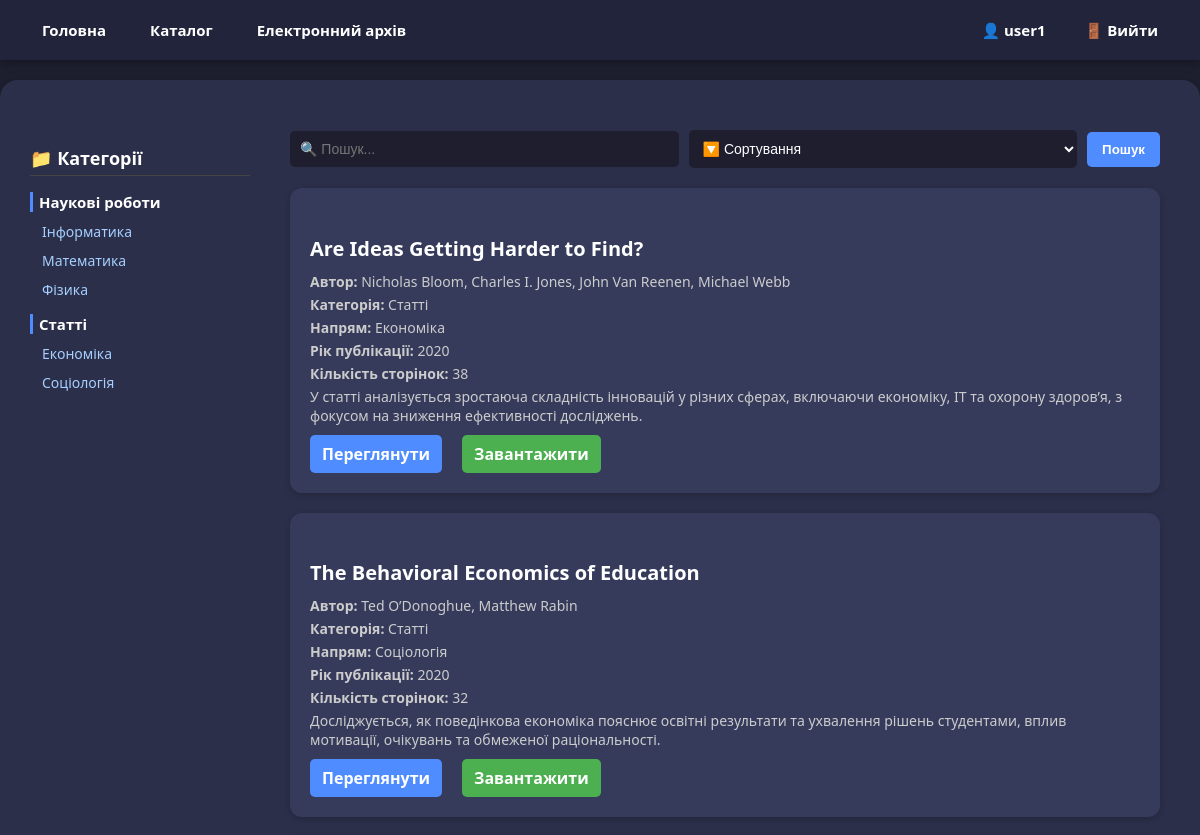
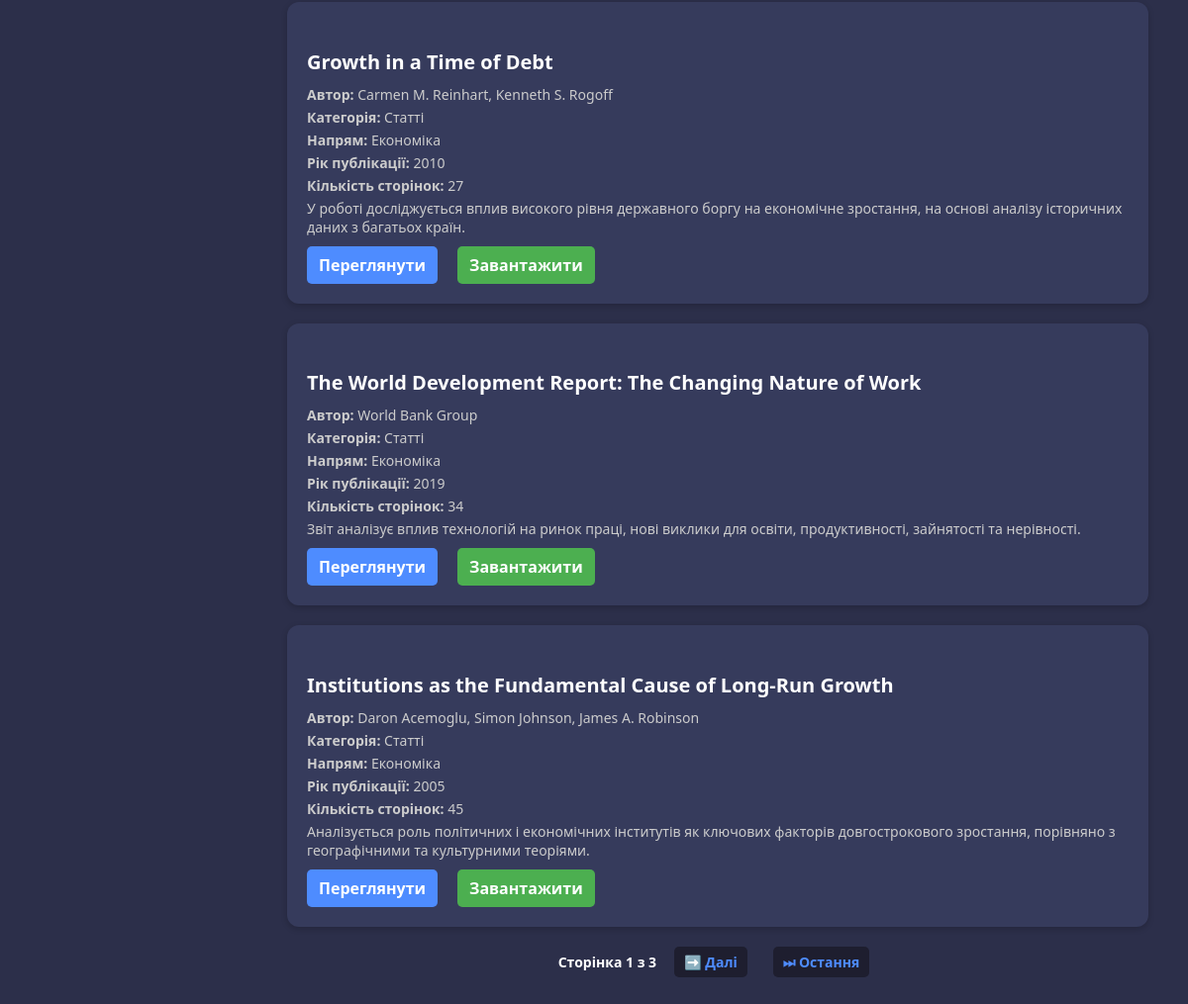
Page /archive/ (signed in) on the committed database (2 pictures, top to bottom).
### catalog/models.py (models this page shows, shortened)
class Document(models.Model):
    CATEGORY_CHOICES = [
        ('Статті', 'Статті'),
        ('Наукові роботи', 'Наукові роботи'),
    ]
    FIELD_CHOICES = [
        ('Економіка', 'Економіка'),
        ('Соціологія', 'Соціологія'),
        ('Інформатика', 'Інформатика'),
        ('Математика', 'Математика'),
        ('Фізика', 'Фізика'),
    ]
    title = models.CharField(max_length=255)
    author = models.CharField(max_length=255, blank=True)
    description = models.TextField(blank=True)
    category = models.CharField(max_length=50, choices=CATEGORY_CHOICES)
    field = models.CharField(max_length=50, choices=FIELD_CHOICES)
    file = models.FileField(upload_to='documents/')
    uploaded_at = models.DateTimeField(auto_now_add=True)
    year = models.PositiveIntegerField(null=True, blank=True, verbose_name='Рік публікації')
    pages = models.PositiveIntegerField(null=True, blank=True, verbose_name='Кількість сторінок')
    is_recommended = models.BooleanField(default=False)

### catalog/views.py (the view)
# urls.py: path('archive/', views.archive, name='archive'),
def archive(request):
    category = request.GET.get('category')
    field = request.GET.get('field')
    query = request.GET.get('q')
    sort = request.GET.get('sort')
    documents = Document.objects.all()
    if query:
        documents = documents.filter(Q(title__icontains=query) | Q(author__icontains=query))
    if category:
        documents = documents.filter(category__iexact=category)
    if field:
        documents = documents.filter(field__iexact=field)
    if sort == 'year_asc':
        documents = documents.order_by('year')
    elif sort == 'year_desc':
        documents = documents.order_by('-year')
    elif sort == 'pages_asc':
        documents = documents.order_by('pages')
    elif sort == 'pages_desc':
        documents = documents.order_by('-pages')
    paginator = Paginator(documents, 5)
    page = request.GET.get('page')
    documents = paginator.get_page(page)
    return render(request, 'archive.html', {
        'documents': documents,
    })

### catalog/templates/archive.html (shortened to what this page needs)
{% load static %}
<!DOCTYPE html>
<html lang="uk">
<head>
    <link rel="stylesheet" href="{% static 'css/style.css' %}">
</head>
<body class="page-archive">
<header class="main-header">
    <nav class="navbar">
        <div class="navbar-left">
            <a href="/" class="nav-link">Головна</a>
            <a href="/books/" class="nav-link">Каталог</a>
            <a href="/archive/" class="nav-link">Електронний архів</a>
        </div>
        <div class="navbar-right">
            {% if user.is_authenticated %}
            <a href="{% url 'profile' %}" class="nav-link nav-user">👤 {{ user.username }}</a>
            <a href="{% url 'logout' %}" class="nav-link">🚪 Вийти</a>
            {% else %}
            <a href="{% url 'login' %}" class="nav-link">🔑 Вхід</a>
            <a href="{% url 'register' %}" class="nav-link">📝 Реєстрація</a>
            {% endif %}
        </div>
    </nav>
</header>
<div class="archive-wrapper">
    <aside class="archive-sidebar">
        <h3>📁 Категорії</h3>
        <ul>
            <li><strong>Наукові роботи</strong>
                <ul>
                    <li><a href="?category=Наукові роботи&field=Інформатика">Інформатика</a></li>
                    <li><a href="?category=Наукові роботи&field=Математика">Математика</a></li>
                    <li><a href="?category=Наукові роботи&field=Фізика">Фізика</a></li>
                </ul>
            </li>
            <li><strong>Статті</strong>
                <ul>
                    <li><a href="?category=Статті&field=Економіка">Економіка</a></li>
                    <li><a href="?category=Статті&field=Соціологія">Соціологія</a></li>
                </ul>
            </li>
        </ul>
    </aside>
    <main class="archive-content">
        <form method="get" class="archive-filter-form">
            <input type="text" name="q" placeholder="🔍 Пошук..." value="{{ request.GET.q }}">
            <select name="sort">
                <option value="">🔽 Сортування</option>
            </select>
            <button type="submit">Пошук</button>
        </form>
        {% if documents %}
        <ul class="document-list">
            {% for doc in documents %}
            <li class="document-item">
                <h4>{{ doc.title }}</h4>
                <p><strong>Автор:</strong> {{ doc.author }}</p>
                <p><strong>Категорія:</strong> {{ doc.category }}</p>
                <p><strong>Напрям:</strong> {{ doc.field }}</p>
                <p><strong>Рік публікації:</strong> {{ doc.year }}</p>
                <p><strong>Кількість сторінок:</strong> {{ doc.pages }}</p>
                <p>{{ doc.description }}</p>
                <div class="button-group">
                    <a href="{{ doc.file.url }}" target="_blank" class="button view-btn">Переглянути</a>
                    <a href="{{ doc.file.url }}" class="button download-btn" download>Завантажити</a>
                </div>
            </li>
            {% endfor %}
        </ul>
        <div class="pagination">
            <span>Сторінка {{ documents.number }} з {{ documents.paginator.num_pages }}</span>
            {% if documents.has_next %}
            <a href="?page={{ documents.next_page_number }}">➡️ Далі</a>
            <a href="?page={{ documents.paginator.num_pages }}">⏭ Остання</a>
            {% endif %}
        </div>
        {% else %}
        <p>📍 Документів не знайдено.</p>
        {% endif %}
    </main>
</div>
</body>
</html>

### catalog/templates/archive.html (style rules this page uses)
.pagination { display: flex; justify-content: center; align-items: center; margin-top: 20px; gap: 10px; flex-wrap: wrap; }

### rows in the picture
Document: title "Are Ideas Getting Harder to Find?", author "Nicholas Bloom, Charles I. Jones, John Van Reenen, Michael Webb", category "Статті", field "Економіка", year "2020", pages "38", description "У статті аналізується зростаюча складність інновацій у різних сферах, включаючи економіку, ІТ та охорону здоров’я, з фокусом на зниження ефективності досліджень."
Document: title "The Behavioral Economics of Education", author "Ted O’Donoghue, Matthew Rabin", category "Статті", field "Соціологія", year "2020", pages "32", description "Досліджується, як поведінкова економіка пояснює освітні результати та ухвалення рішень студентами, вплив мотивації, очікувань та обмеженої раціональності."
Document: title "Growth in a Time of Debt", author "Carmen M. Reinhart, Kenneth S. Rogoff", category "Статті", field "Економіка", year "2010", pages "27", description "У роботі досліджується вплив високого рівня державного боргу на економічне зростання, на основі аналізу історичних даних з багатьох країн."
Document: title "The World Development Report: The Changing Nature of Work", author "World Bank Group", category "Статті", field "Економіка", year "2019", pages "34", description "Звіт аналізує вплив технологій на ринок праці, нові виклики для освіти, продуктивності, зайнятості та нерівності."
Document: title "Institutions as the Fundamental Cause of Long-Run Growth", author "Daron Acemoglu, Simon Johnson, James A. Robinson", category "Статті", field "Економіка", year "2005", pages "45", description "Аналізується роль політичних і економічних інститутів як ключових факторів довгострокового зростання, порівняно з географічними та культурними теоріями."

### other values in the picture
{{ user.username }} "user1"
{{ documents.number }} "1"
{{ documents.paginator.num_pages }} "3"
